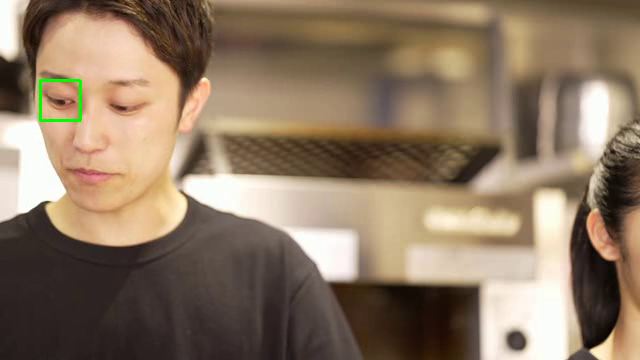
#> input picture frame 45 of movie1.mp4_210_eye.mp4, 640 x 360 px, given in place of , which was not available
$ python movie.py
#> lines starting #> are read from the running program, lines starting #| are printed output that depends on the picture; after the words box and inside, x2 and y2 are one past the last pixel; in counts of white or black regions, pixels touching at a corner belong together; pictures that were not available may be replaced by others from this repository, and a replacement may not be noted
#> further down, frame is the input picture: shape (360, 640, 3); mean B, G, R 99.6, 120.5, 140.8
### dec_eyeCv2.py
import cv2
import dec_black

def process(face):
    eye_cascade_path = '/usr/local/opt/opencv/share/opencv4/haarcascades/haarcascade_eye.xml'

    eye_cascade = cv2.CascadeClassifier(eye_cascade_path)
    src_gray = cv2.cvtColor(face, cv2.COLOR_BGR2GRAY)
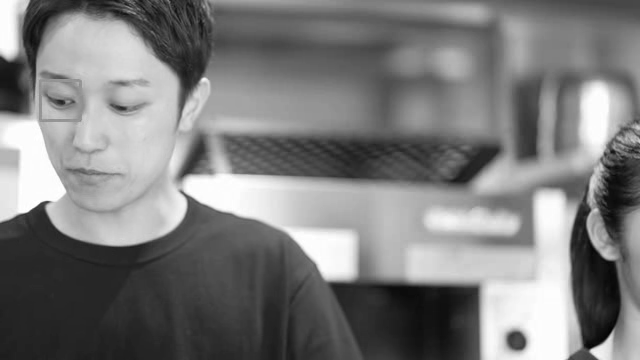
#> src_gray: shape (360, 640); min 2, max 255, mean 124.2

    eyes = eye_cascade.detectMultiScale(src_gray,scaleFactor=2,minNeighbors=7)
#> eyes = ()

    hsv = cv2.cvtColor(face,cv2.COLOR_BGR2HSV)
#> hsv: shape (360, 640, 3); mean H, S, V 15.2, 83.3, 141.4
    v = hsv.T[2].flatten().mean()
#> v = 141.4

    for (ex, ey, ew, eh) in eyes:
        cv2.rectangle(face, (ex, ey), (ex + ew, ey + eh), (0, 255, 0), 2)
        eye = face[ey:ey+eh,ex:ex+ew]
        #dec_black.dec_color(eye,hsv,v)
        dec_black.black(eye)
#> this loop made 0 passes
        #cv2.imshow("eye",eye)


### movie.py
import cv2
import cv2
import time
import dec_eyeCv2

try:
    N = input()
    cap = cv2.VideoCapture("movie/"+N)
    start_time = time.time()
    frame_cnt = 0


    fourcc = cv2.VideoWriter_fourcc('m', 'p', '4', 'v')        # 動画保存時のfourcc設定（mp4用）
    video = cv2.VideoWriter(N+'_210_eye.mp4', fourcc, 20, (640, 360))


    while(True):
            #画面の読み込み
            ret, frame = cap.read()


            # 顔のランドマーク検出(2.の関数呼び出し)
            #dec_face.process(frame)
            dec_eyeCv2.process(frame)

            # 結果の表示
            #cv2.imshow('face', frame)

            video.write(frame)

            frame_cnt += 1

            # 'q'が入力されるまでループ
            if cv2.waitKey(1) & 0xFF == ord('q'):
#> (key q is pressed here)
                break

        # 後処理
    cap.release()
    cv2.destroyAllWindows()

        #終了時間と最終フレーム数からfpsを書き出し
    end_time = time.time()
    fps = frame_cnt / int(end_time - start_time)
    print("FPS=" + "{:.1f}".format(fps))

except Exception as e:
    print(str(e))

$ run again, starting later in the video
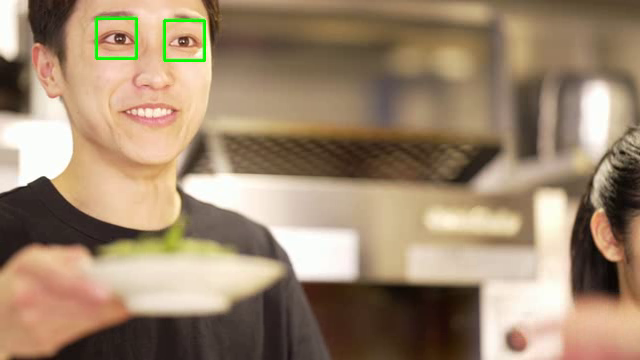
#> input picture frame 206 of movie1.mp4_210_eye.mp4, 640 x 360 px, given in place of , which was not available
#> frame is the input picture: shape (360, 640, 3); mean B, G, R 110.9, 135.6, 158.3
#> in process, `src_gray = cv2.cvtColor(face, cv2.COLOR_BGR2GRAY)`:
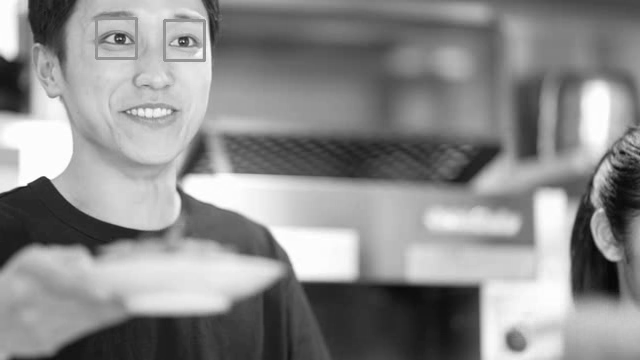
#> src_gray: shape (360, 640); min 4, max 255, mean 139.5
#> eyes = [[96, 17, 40, 40], [162, 20, 40, 40]]
#> hsv: shape (360, 640, 3); mean H, S, V 16.2, 86, 159.4
#> v = 159.4
#> the loop in process, `for (ex, ey, ew, eh) in eyes:` made 2 passes
#> after the loop in process, `for (ex, ey, ew, eh) in eyes:`:
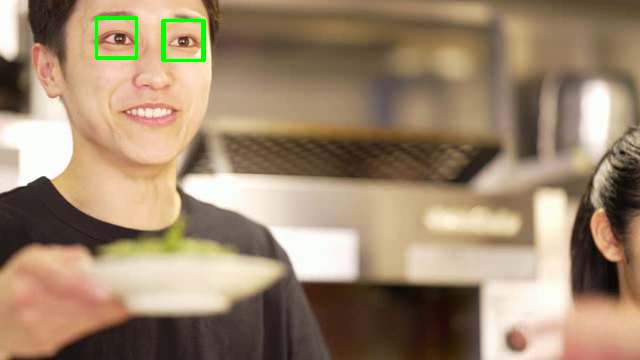
#> face: shape (360, 640, 3); 0.39% of pixels changed, all inside (x1, y1, x2, y2) = (95, 16, 204, 62)

$ run again, starting later in the video
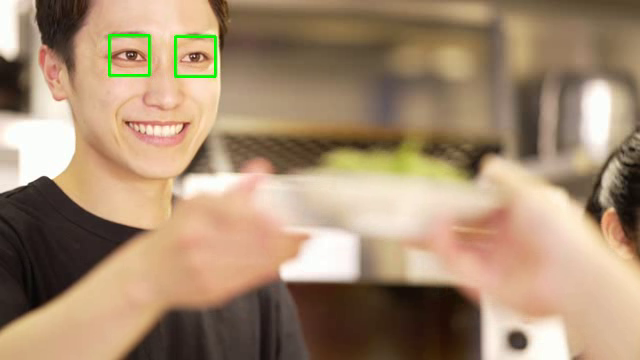
#> input picture frame 367 of movie1.mp4_210_eye.mp4, 640 x 360 px, given in place of , which was not available
#> frame is the input picture: shape (360, 640, 3); mean B, G, R 113.3, 139.9, 165.6
#> in process, `src_gray = cv2.cvtColor(face, cv2.COLOR_BGR2GRAY)`:
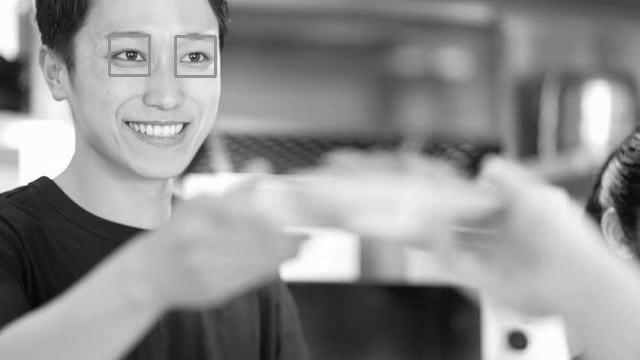
#> src_gray: shape (360, 640); min 5, max 255, mean 144.5
#> eyes = [[108, 34, 40, 40], [173, 35, 40, 40]]
#> hsv: shape (360, 640, 3); mean H, S, V 15.4, 88.8, 166.6
#> v = 166.6
#> the loop in process, `for (ex, ey, ew, eh) in eyes:` made 2 passes
#> after the loop in process, `for (ex, ey, ew, eh) in eyes:`:
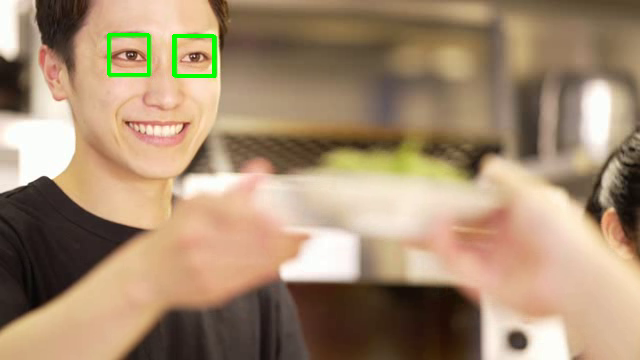
#> face: shape (360, 640, 3); 0.4% of pixels changed, all inside (x1, y1, x2, y2) = (107, 33, 215, 77)
